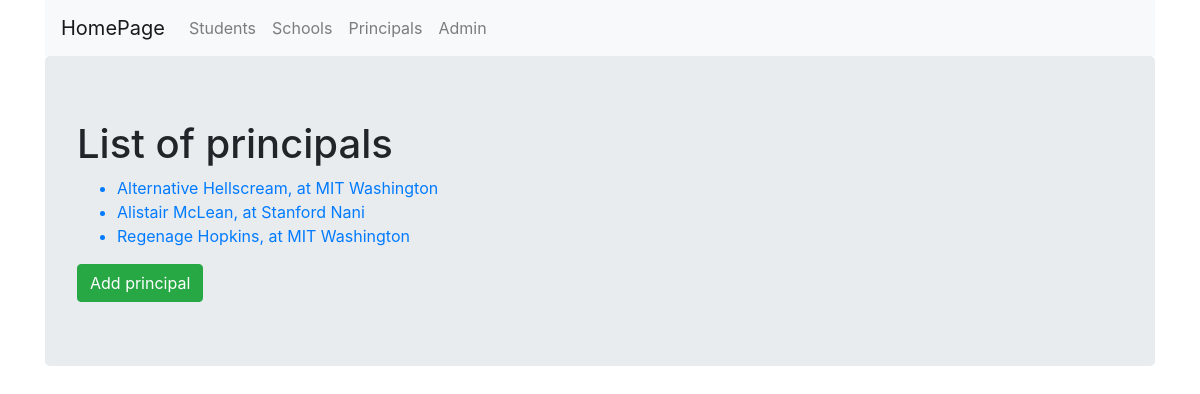
The page /CRUD_System/principals/ on the database its author committed.
### CRUD_System/models.py (models this page shows, shortened)
class Principal(models.Model):
    name = models.CharField(max_length = 256)
    last_name = models.CharField(max_length = 256)
    school = models.ForeignKey(School, on_delete=models.CASCADE, related_name='principal')

class School(models.Model):
    name = models.CharField(max_length = 256)
    location = models.CharField(max_length = 256)

### CRUD_System/views.py (the view)
# urls.py: path('principals/', views.PrincipalListView.as_view(), name='principals'),
class PrincipalListView(ListView):
    context_object_name = 'principals'
    model = models.Principal
    template_name = 'CRUD_ListView.html'

### CRUD_System/templates/CRUD_System/CRUD_ListView.html (shortened to what this page needs)
{% extends 'CRUD_System/CRUD_System_base.html'%}
{% block body_block %}
    {% if schools %}
        <h1>List of available schools</h1>
        <ul>
            {% for school in schools %}
            <a href="{{school.id}}">
                <li> {{ school.name }}, located at {{ school.location}}</li>
            </a>
            {% empty %}
                <li>Sorry, no schools here!</li>
            {% endfor %}
        </ul>
        <a href="{% url 'CRUD_System:add_school'%}">
            <input type="submit" name="" id="" class='btn btn-success' value='Add school'>
        </a>
    {% elif principals %}
    <h1>List of principals</h1>
    <ul>
        {% for principal in principals %}
        <a href="{{ principal.id }}">
            <li> {{ principal.name }} {{ principal.last_name }}, at {{ principal.school.name}}
                {{principal.school.location}} </li>
        </a>
            {% empty %}
                <li>Sorry, no entries here!</li>
        {% endfor %}
    </ul>
        <a href="{% url 'CRUD_System:add_principal'%}">
            <input type="submit" name="" id="" class='btn btn-success' value='Add principal'>
        </a>
    {% else%}
        <p>You shouldn't be able to see this view ...</p>
        <p>It only shows when the template page was called with an empty context_object_name tag</p>
    {% endif%}
{% endblock %}

### rows shown on the page
Principal: name "Alternative", last_name "Hellscream", school.name "MIT", school.location "Washington"
Principal: name "Alistair", last_name "McLean", school.name "Stanford", school.location "Nani"
Principal: name "Regenage", last_name "Hopkins", school.name "MIT", school.location "Washington"
